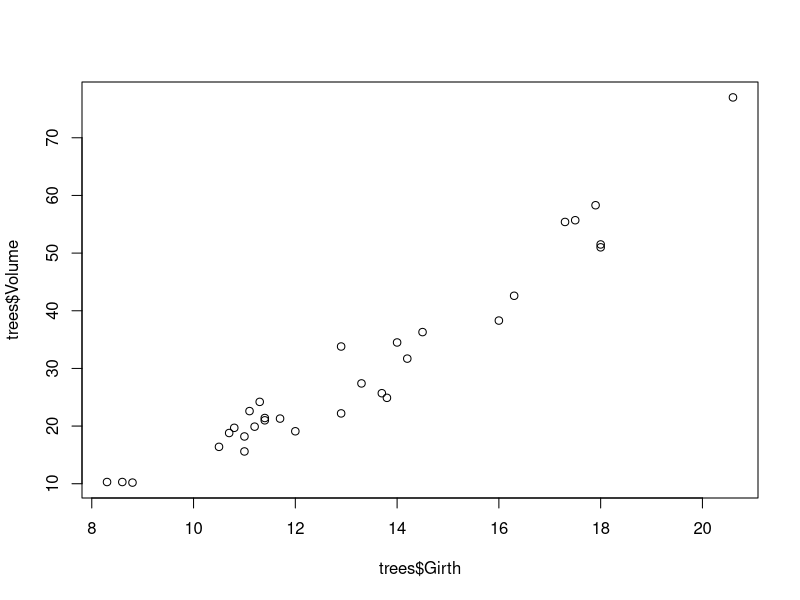
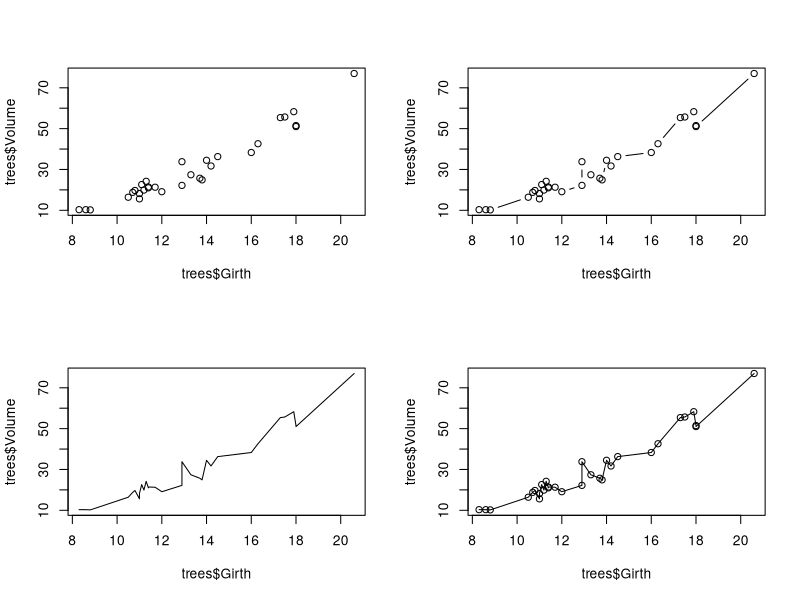
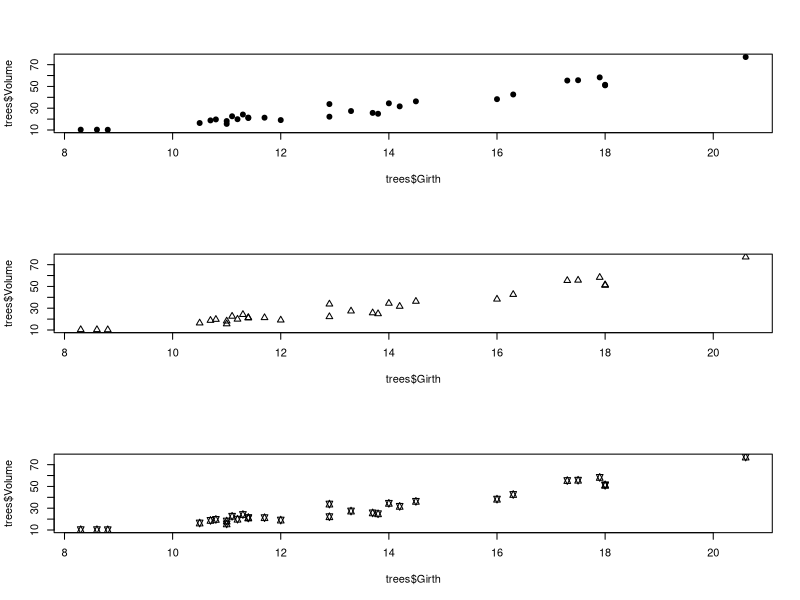
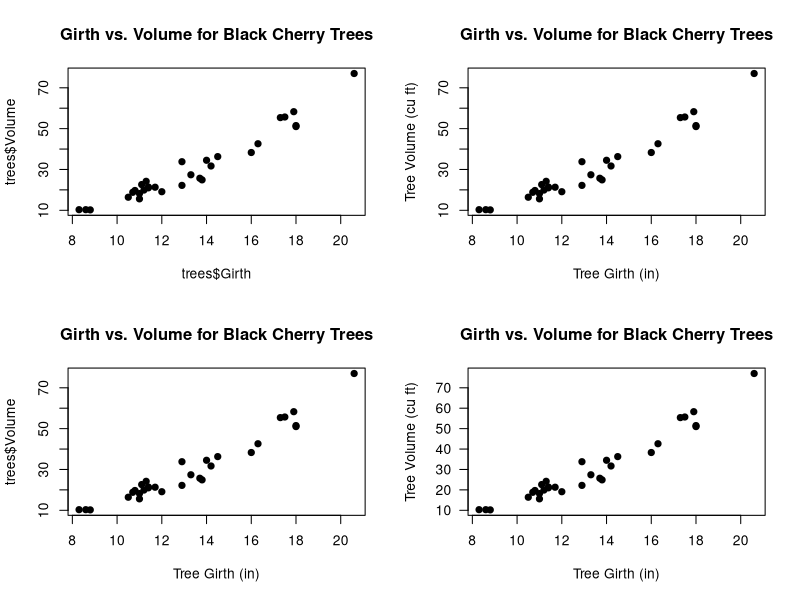
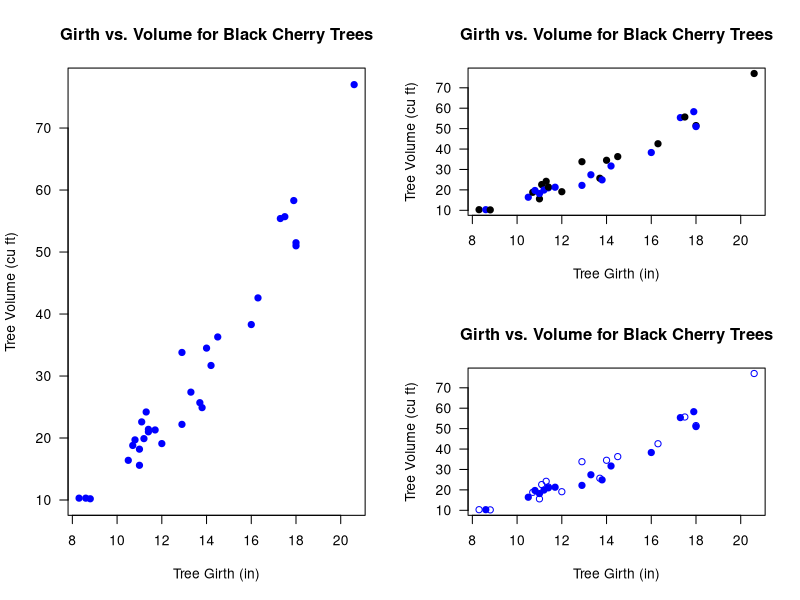
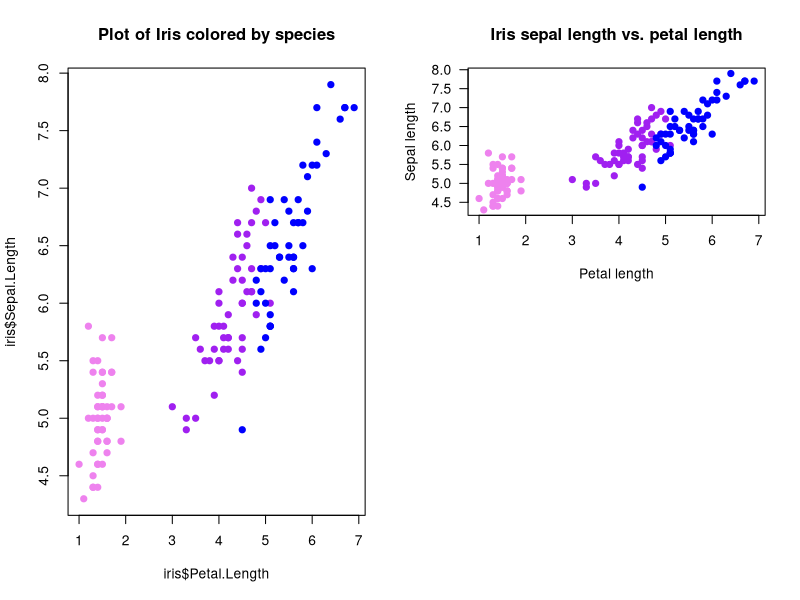
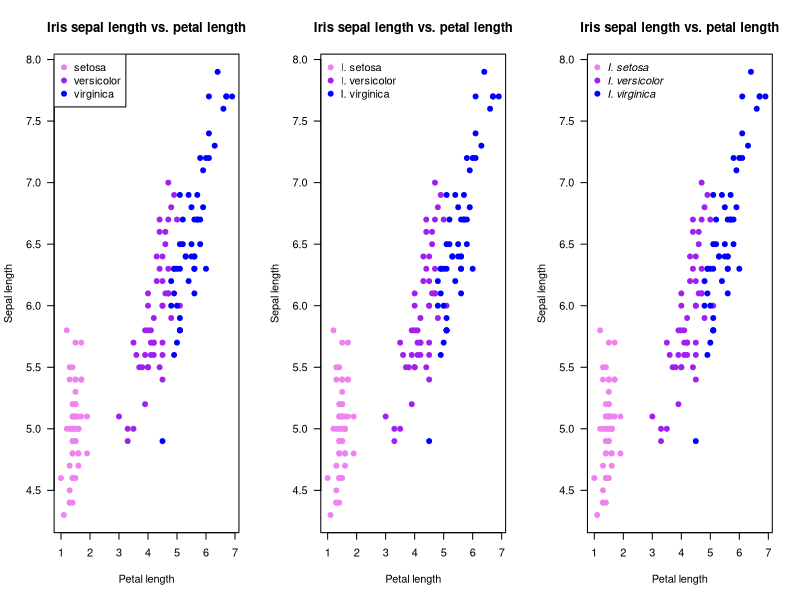
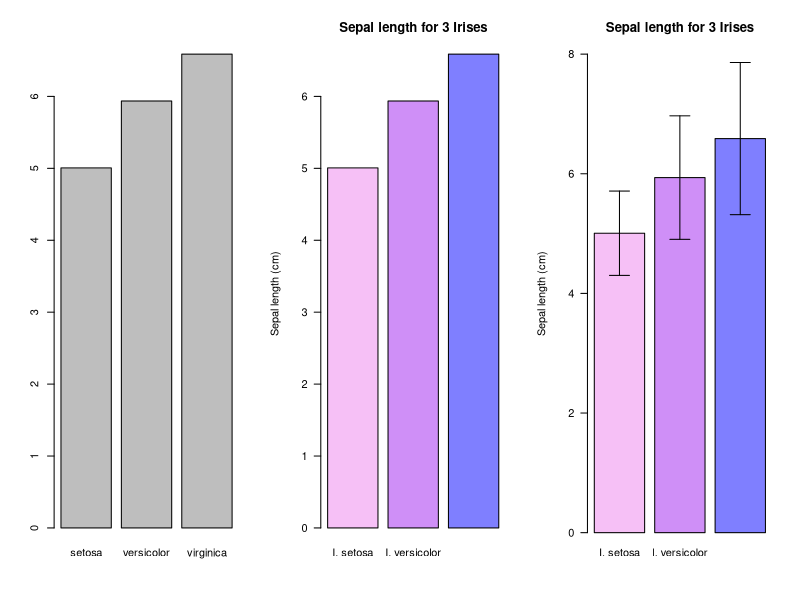

Write R code to recreate these figures, in order.
## ---- chunk 1
knitr::opts_chunk$set(echo = TRUE, cache = TRUE)
## ---- chunk 2

##################################################
####                                          ####  
####  R Bootcamp #1, Module 3                 ####
####                                          #### 
####   University of Nevada, Reno             ####
####                                          #### 
##################################################

## NOTE: this module borrows heavily from an R short-course developed by a team at Colorado State University. 
   # Thanks to Perry Williams for allowing us to use these materials!!
   # Thanks to John Tipton at CSU for developing much of this module (plotting in R)!

############################################
####  Data visualization and statistics ####
############################################


## ---- chunk 3

?trees      # description of built in dataset

dim(trees)   # Show the dimension of the trees dataframe                                              

str(trees)   # Show the structure of the trees dataframe

head(trees)   # Show the first few observations of the trees dataframe

## ---- chunk 4

plot(x=trees$Girth, y=trees$Volume)    # use R's built-in "trees" dataset: ?trees

## ---- chunk 5

# Use "layout" to define a 2 row x 2 column matrix with elements 1, 2, 3, and 4.
# This divides the image into four sections and then fills these with the plot function
layout(matrix(1:4, nrow=2, ncol=2))

  # par(mfrow=c(2,2))  # (alternative way to do this)

plot(x=trees$Girth, y=trees$Volume)             # points
plot(x=trees$Girth, y=trees$Volume, type="l")   # lines
plot(x=trees$Girth, y=trees$Volume, type="b")   # both
plot(x=trees$Girth, y=trees$Volume, type="o")   # both with conected lines

## ---- chunk 6

# Use layout to define a 3 row x 1 column matrix with elements 1, 2, and 3.
# This divides the image into three sections and then fills these with the plot function
layout(matrix(1:3, nrow=3, ncol=1))

# pch: 'plotting character' changes the type of point that is used (default is an open circle)!
plot(x=trees$Girth, y=trees$Volume, pch=19)     # filled point
plot(x=trees$Girth, y=trees$Volume, pch=2)      # open triangle
plot(x=trees$Girth, y=trees$Volume, pch=11)     # star

## ---- chunk 7

layout(matrix(1:4, 2, 2))
# main: adds a title
plot(x=trees$Girth, y=trees$Volume, pch=19, 
     main="Girth vs. Volume for Black Cherry Trees")

# xlab: adds an x axis label
plot(x=trees$Girth, y=trees$Volume, pch=19, 
     main="Girth vs. Volume for Black Cherry Trees", 
     xlab="Tree Girth (in)")

# ylab: adds a y axis label
plot(x=trees$Girth, y=trees$Volume, pch=19, 
     main="Girth vs. Volume for Black Cherry Trees", 
     xlab="Tree Girth (in)", ylab="Tree Volume (cu ft)")

# las: rotates axis labels; las=1 makes them all parallel to reading direction
plot(x=trees$Girth, y=trees$Volume, pch=19, 
     main="Girth vs. Volume for Black Cherry Trees", 
     xlab="Tree Girth (in)", ylab="Tree Volume (cu ft)", 
     las=1)

## ---- chunk 8

# Use layout to define a 2 row x 2 column matrix with elements 1, 1, 2, and 3.
# This divides the image into four sections but fills the first two sections
# with the first plot and then fills these next two sections with the final two plots
layout(matrix(c(1, 1, 2, 3), nrow=2, ncol=2))

# col: select a color for the plotting characters
plot(x=trees$Girth, y=trees$Volume, pch=19, 
     main="Girth vs. Volume for Black Cherry Trees",
     xlab="Tree Girth (in)", ylab="Tree Volume (cu ft)",
     las=1, col="blue")

# We can use the c() function to make a vector and have several colors, plotting characters, etc. per plot.
# We start with alternating colors for each point
plot(x=trees$Girth, y=trees$Volume, pch=19, 
     main="Girth vs. Volume for Black Cherry Trees",
     xlab="Tree Girth (in)", ylab="Tree Volume (cu ft)", 
     las=1, col=c("black", "blue"))

# And we can also alternate the plotting symbol at each point.
plot(x=trees$Girth, y=trees$Volume, pch=c(1,19), 
     main="Girth vs. Volume for Black Cherry Trees", 
     xlab="Tree Girth (in)", ylab="Tree Volume (cu ft)", 
     las=1, col="blue")

## ---- chunk 9

?iris
head(iris)     # display first few rows of data
dim(iris)      # dimensionality of the data
str(iris)      # details of the data structure

## ---- chunk 10

plot.colors <- c("violet", "purple", "blue")

## ---- chunk 11

color.vector <- rep(x=plot.colors, each=50)
color.vector
## color vector is now a list of our colors, each repeated 50 times

## ---- chunk 12

plot(x=iris$Petal.Length, y=iris$Sepal.Length, pch=19, col=color.vector, 
     main="Plot of Iris colored by species")

## ---- chunk 13

plot.colors <- c("violet", "purple", "blue")
# subset the colors in plot.colors based on the variable iris$Species
# iris$Species is a factor variable (integer in disguise) that has 3 levels (represented internally as '1:3')
color.vector <- plot.colors[iris$Species]

plot(x=iris$Petal.Length, y=iris$Sepal.Length, pch=19, col=color.vector, 
     main="Iris sepal length vs. petal length", xlab="Petal length", 
     ylab="Sepal length", las=1)

## ---- chunk 14

# ?legend

layout(matrix(1:3, nrow=1, ncol=3))

# Plot
plot(x=iris$Petal.Length, y=iris$Sepal.Length, pch=19, col=color.vector, 
     main="Iris sepal length vs. petal length", xlab="Petal length", 
     ylab="Sepal length", las=1)

# First legend
legend("topleft", pch=19, col=plot.colors, legend=unique(iris$Species))

# Second plot
plot(x=iris$Petal.Length, y=iris$Sepal.Length, pch=19, col=color.vector,
     main="Iris sepal length vs. petal length", 
     xlab="Petal length", ylab="Sepal length", las=1)

# Second legend
# The bty="n" argument suppresses the border around the legend. (A personal preference)
legend("topleft", pch=19, col=plot.colors, 
       legend=c("I. setosa", "I. versicolor", "I. virginica"), bty="n")


# Plot Three
plot(x=iris$Petal.Length, y=iris$Sepal.Length, pch=19, col=color.vector, 
     main="Iris sepal length vs. petal length", 
     xlab="Petal length", ylab="Sepal length", las=1)

#Legend tree with Italics
legend("topleft", pch=19, col=plot.colors, 
       legend=c("I. setosa", "I. versicolor", "I. virginica"), 
       bty="n", text.font=3)

## ---- chunk 15

## calculate the mean Sepal Length of for each species
bar.heights <- tapply(X=iris$Sepal.Length, INDEX=iris$Species, FUN=mean)   #use "tapply()" function, which summarizes a numeric variable by levels of a categorical variable)

# The basic 'barplot()' function
barplot(bar.heights)

## ---- chunk 16

# Let's add some flair
barplot(bar.heights, names.arg=c("I. setosa", "I. versicolor", "I. virginica"), 
        las=1, col=adjustcolor(plot.colors, alpha.f=0.5),
        main="Sepal length for 3 Irises", ylab="Sepal length (cm)")

## ---- chunk 17

CI <- 2 * by(iris$Sepal.Length, iris$Species, sd)
lwr <- bar.heights - CI
upr <- bar.heights + CI

# I used the ylim= argument to pass a 2-element numeric vector specifying the y extent of the barplot (y axis lower and upper bounds). I added some extra room on the top to account for error bars.
# Importantly, assign the barplot to an object. I called it 'b' but you can call it whatever you like. (otherwise, it's hard to know what the "X" values of the error bars are!)

b <- barplot(bar.heights, 
             names.arg=c("I. setosa", "I. versicolor", "I. virginica"), 
             las=1, ylim=c(0,8), col=adjustcolor(plot.colors, alpha.f=0.5),
             main="Sepal length for 3 Irises", ylab="Sepal length (cm)")

# Specify where each arrow starts (x0= and y0=) and ends (x1= and y1=)
arrows(x0=b, x1=b, y0=lwr, y1=upr, code=3, angle=90, length=0.1)

# ?arrows

## ---- chunk 18

layout(matrix(1:2, 1, 2))

## y-axis is in counts by default (total observations in each "bin")
hist(iris$Sepal.Length, main="Histogram of Sepal Length",
     xlab = "Sepal Length")

## change y-axis to proportions of the entire dataset using freq=FALSE
hist(iris$Sepal.Length, freq=FALSE, main="Histogram of Sepal Length", 
     xlab = "Sepal Length")
## Add a density estimator

lines(density(iris$Sepal.Length))   # add a line to the histogram to approximate the probability density of the data distribution

## ---- chunk 19

pairs(iris)

## ---- chunk 20

?ToothGrowth
head(ToothGrowth)

## ---- chunk 21

plot.colors <- c("red", "blue")
# subset the colors in plot.colors based on the variable iris$Species
# iris$Species is a factor variable that has 3 levels
color.vector <- plot.colors[ToothGrowth$supp]

plot(x=ToothGrowth$dose, y=ToothGrowth$len, pch=19, col=color.vector, 
     main="Tooth Growth vs. Vitamin C Dose", xlab="Viatmin C Dose (mg)", 
     ylab="Tooth Growth (mm)", las=1)

# First legend
legend("topleft", pch=19, col=plot.colors, legend=unique(ToothGrowth$supp))
## ---- chunk 22

prop <- c(0.18, 0.25, 0.13, 0.05)
asympLCL <- c(0.14, 0.20, 0.11, 0.035)
asympUCL <- c(0.24, 0.33, 0.18, 0.09)

## ---- chunk 23

set.seed(13)
n <- 20 # Number of experimental trials
a <- 12
b <- 1.5

rings <- round(runif(n)*50)  # number of bell rings
wings <- round(a + b*rings + rnorm(n, sd=5))       # number of angels who get their wings
offset <- rpois(n, lambda=10)           # measurement error
lwr <- wings - offset                 
upr <- wings + offset

## ---- chunk 24

####################
# STATISTICS!
####################

#####
#####  Load Data
#####

sculpin.df <- read.csv("sculpineggs.csv")

head(sculpin.df)

## ---- chunk 25

#####
#####  Summary Statistics
#####

mean(sculpin.df$NUMEGGS)      # compute sample mean
median(sculpin.df$NUMEGGS)    # compute sample median

min(sculpin.df$NUMEGGS)       # sample minimum
max(sculpin.df$NUMEGGS)       # sample maximum
range(sculpin.df$NUMEGGS)     # both min and max.

quantile(sculpin.df$NUMEGGS,0.5)            # compute sample median using quantile function
quantile(sculpin.df$NUMEGGS,c(0.25,0.75))   # compute sample quartiles

var(sculpin.df$NUMEGGS)           # sample variance
sd(sculpin.df$NUMEGGS)            # sample standard deviation
sd(sculpin.df$NUMEGGS)^2          # another way to compute variance
var(sculpin.df$NUMEGGS)^0.5       # another way to compute std. dev.

colMeans(sculpin.df)           # column mean of data frame
apply(sculpin.df,2,mean)       # column mean of data frame   # note the use of the "apply()" function. 
apply(sculpin.df,2,median)     # column median of data frame


########
# Or just use the "summary()" function!

summary(sculpin.df) # provides a set of summary statistics for all columns in a data frame. 


## ---- chunk 26

###########
# Deal with missing data

newdf <- read.table(file="data_missing.txt", sep="\t", header=T)  # load dataset with missing data

mean(newdf$Export)

mean(newdf$Export,na.rm = TRUE)

## ---- chunk 27

#####
#####  Plot data 
#####

hist(sculpin.df$NUMEGGS)

plot(x = sculpin.df$FEMWT,y = sculpin.df$NUMEGGS)

## ---- chunk 28

#####
#####  Linear Regression  
#####

m1 <- lm(NUMEGGS ~ FEMWT, data=sculpin.df)      # fit linear regression model

m1                                      # view estimates of intercept and slope 
summary(m1)                             # view summary of fit
summary(m1)$r.squared                   # extract R-squared
confint(m1)                             # confidence intervals for intercept and slope
AIC(m1)                                 # report AIC (Akaike's Information Criterion, used to perform model selection) 

plot(x = sculpin.df$FEMWT,y = sculpin.df$NUMEGGS)    # plot data
abline(m1)                                           # plot line of best fit

########
# Use the "predict()" function!

FEMWT.pred <- data.frame(FEMWT = 30)                   # create new data frame to predict number of eggs at FEMWT of 30
predict(m1,newdata=FEMWT.pred)                         # make prediction
predict(m1,newdata=FEMWT.pred,interval="confidence")   # make prediction and get confidence interval
predict(m1,newdata=FEMWT.pred,interval="prediction")   # make prediction and get prediction interval


## ---- chunk 29

##################################
####  Model selection example ####
##################################

## Try to work through these examples and make sure you understand them before moving on to the challenge exercises.

m1 <- lm(NUMEGGS ~ FEMWT, data=sculpin.df)                  # fit linear regression model
summary(m1)

m2 <- lm(NUMEGGS ~ 1, data=sculpin.df)                      # fit linear regression with intercept only (mean model)
summary(m2)

m3 <- lm(NUMEGGS ~ I(FEMWT^0.5), data=sculpin.df)           # fit linear regression with intercept and sqrt of FEMWT term
summary(m3)

## ---- chunk 30

plot(NUMEGGS ~ FEMWT,data=sculpin.df)                      # plot data
abline(m1,col="black")                                     # plot line of best fit
abline(m2,col="red")                                       # plot intercept only model

#########
#  Here's a flexible method for drawing any arbitrary non-linear relationship!
FEMWT.pred <- data.frame(FEMWT = seq(10,45,by=0.1))        # create new data frame to predict number of eggs from FEMWT of 10 to 45 by increments of 0.1
NUMEGGS.pred <- predict(m3,newdata=FEMWT.pred)             # make prediction using "predict()" function
points(FEMWT.pred$FEMWT,NUMEGGS.pred,col="green",typ="l")  # plot sqrt model (note the use of the "points()" function to draw a line!)

########
# Perform model selection!


#Compare models using AIC
AIC(m1)
AIC(m2)
AIC(m3)

#Compare models using R-squared
summary(m1)$r.squared 
summary(m2)$r.squared 
summary(m3)$r.squared 

#########
#  And finally, here's how you can draw a confidence interval or prediction interval around a regression relationship!

plot(NUMEGGS ~ FEMWT,data=sculpin.df)                      # plot data
NUMEGGS.confint <- predict(m3,newdata=FEMWT.pred,interval="prediction")             # use "predict()" function to compute the prediction interval!
points(FEMWT.pred$FEMWT,NUMEGGS.confint[,"fit"],col="green",typ="l",lwd=2)  # plot fitted sqrt model
points(FEMWT.pred$FEMWT,NUMEGGS.confint[,"lwr"],col="green",typ="l",lty=2)  # plot fitted sqrt model
points(FEMWT.pred$FEMWT,NUMEGGS.confint[,"upr"],col="green",typ="l",lty=2)  # plot fitted sqrt model


